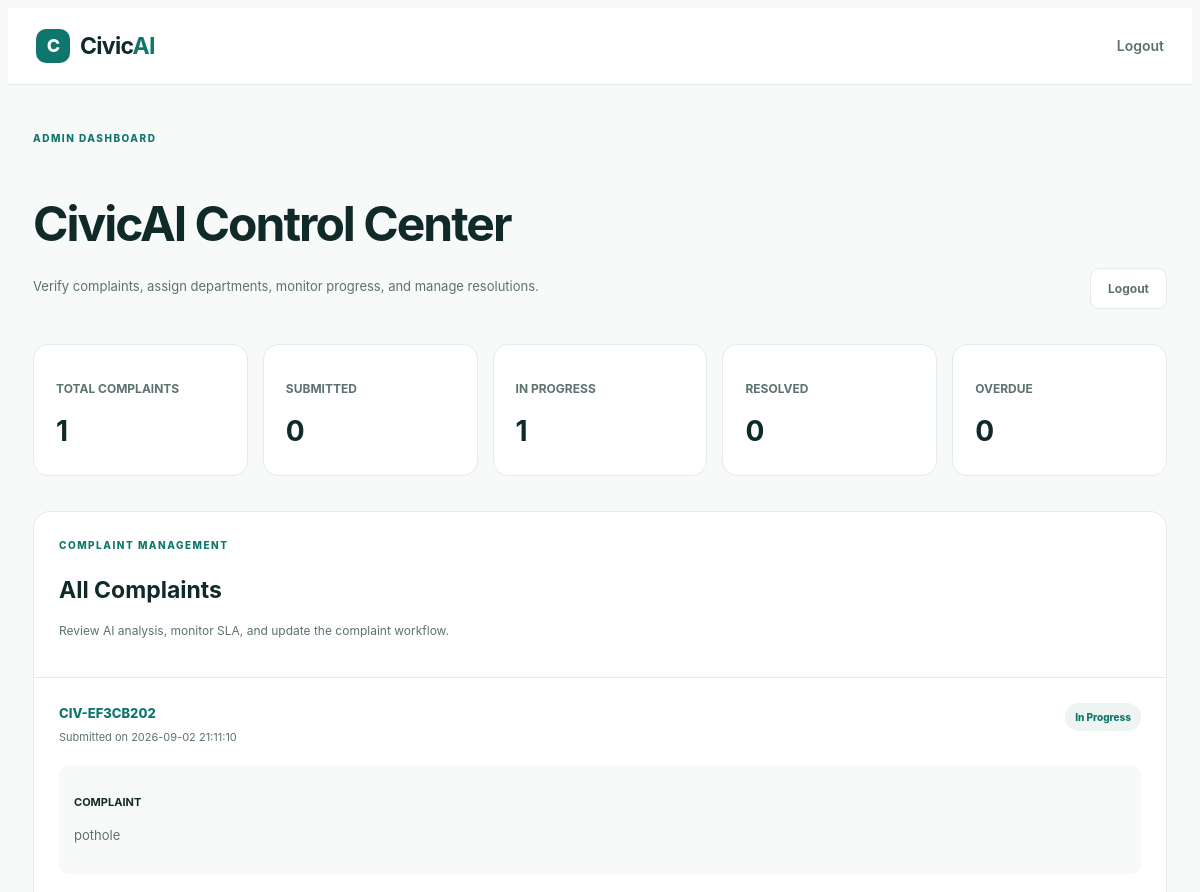
The page /admin-dashboard (signed in, upper part) on the database as committed earlier.
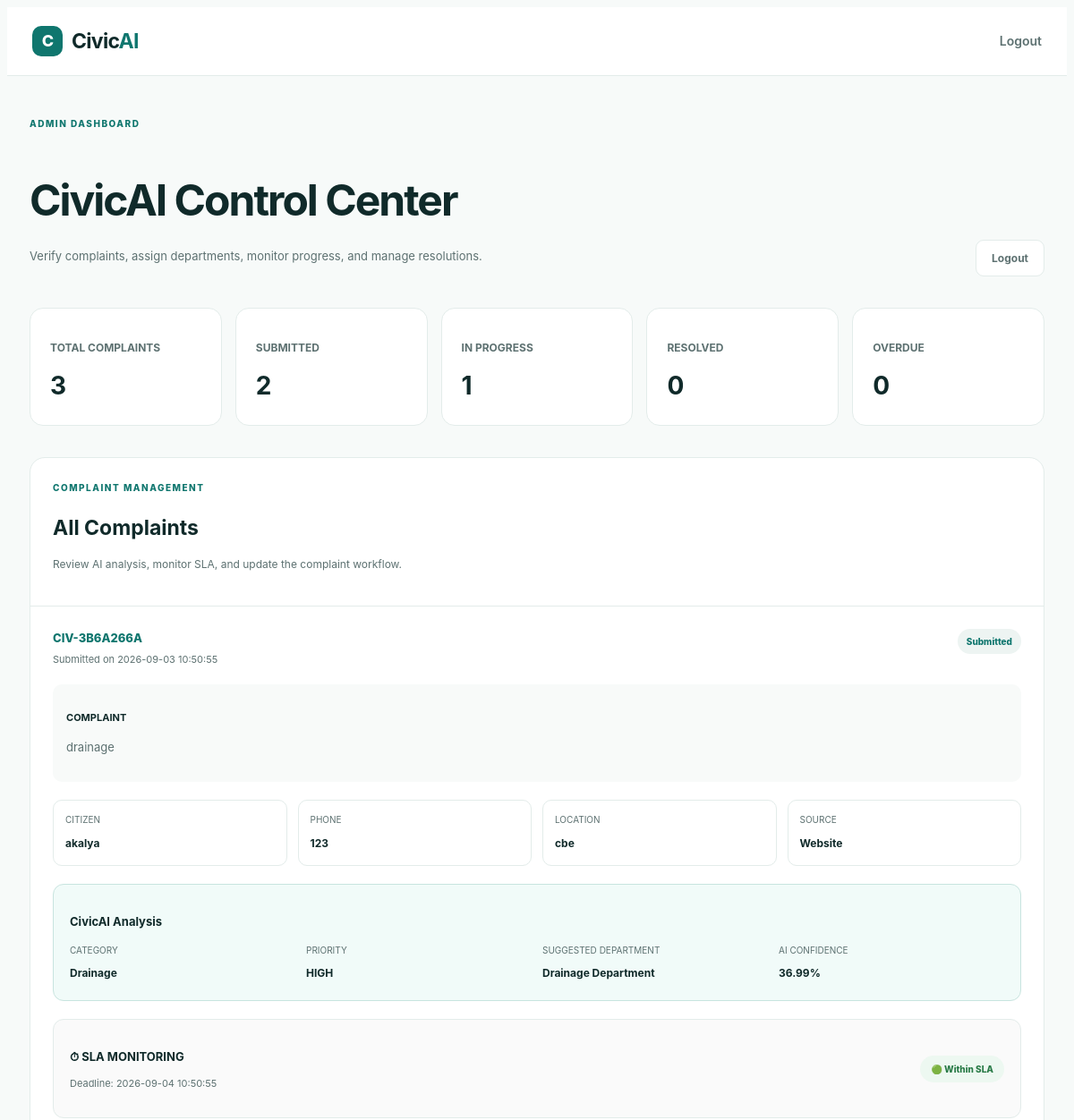
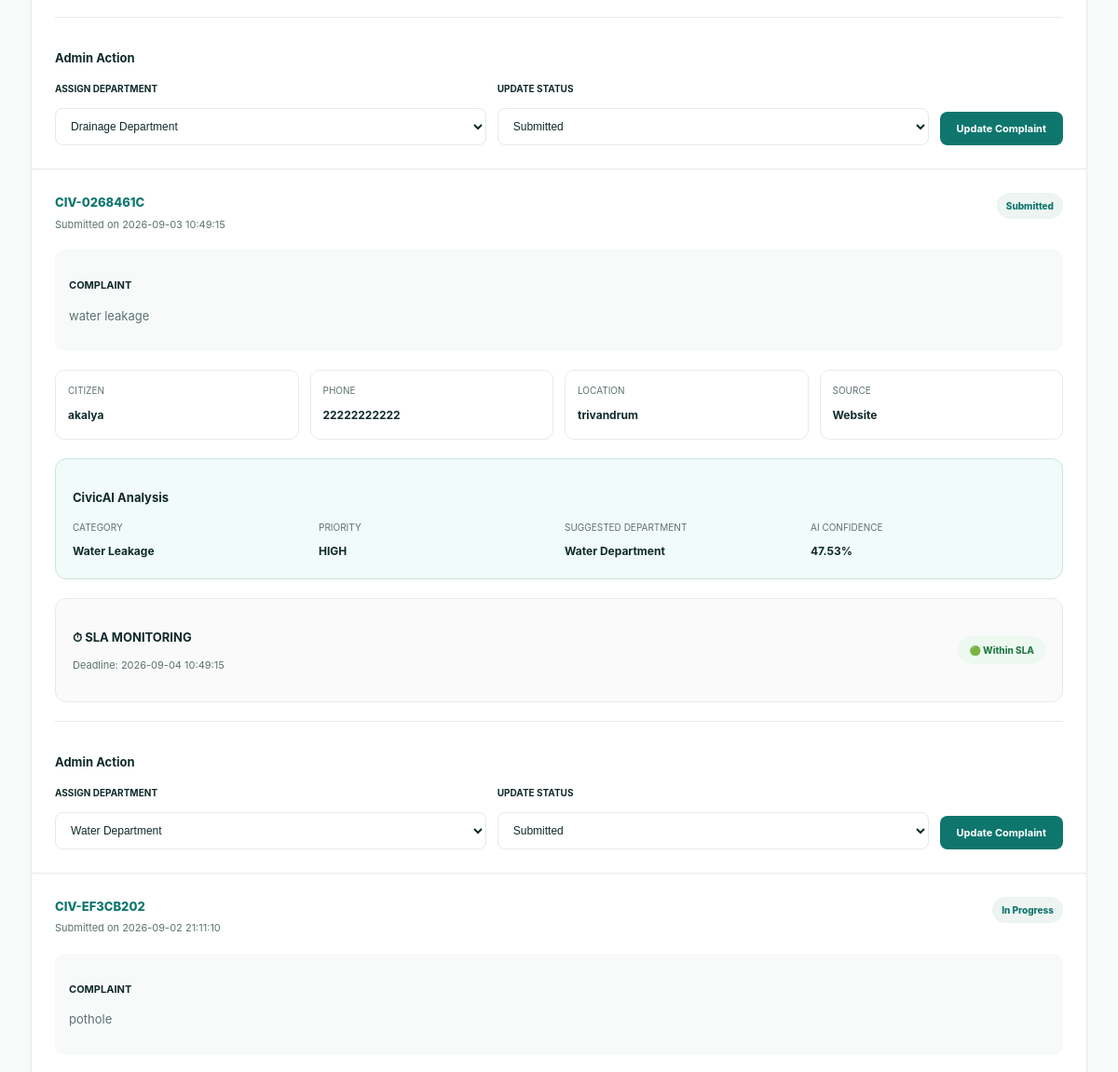
The same page on the database as committed later (2 pictures, top to bottom).
### tables this page shows
CREATE TABLE complaints (

            id INTEGER PRIMARY KEY AUTOINCREMENT,

            complaint_id TEXT UNIQUE,

            citizen_name TEXT,

            phone TEXT,

            description TEXT,

            category TEXT,

            priority TEXT,

            department TEXT,

            location TEXT,

            status TEXT,

            source TEXT,

            created_at TEXT,

            sla_deadline TEXT,

            ai_confidence REAL,

            image_path TEXT

        );

### app.py (the view)
@app.route("/admin-dashboard")
def admin_dashboard():
    if "user_id" not in session or session.get("role") != "admin":
        return redirect(url_for("login"))
    connection = get_db_connection()
    complaints = connection.execute(
        """
        SELECT *
        FROM complaints
        ORDER BY id DESC
        """
    ).fetchall()
    connection.close()
    complaint_list = []
    now = datetime.now()
    for complaint in complaints:
        complaint = dict(complaint)
        sla_status = "No SLA"
        if complaint.get("sla_deadline"):
            try:
                deadline = datetime.fromisoformat(
                    complaint["sla_deadline"]
                )
                if complaint["status"] == "Resolved":
                    sla_status = "Resolved"
                elif now > deadline:
                    sla_status = "Overdue"
                else:
                    sla_status = "Within SLA"
            except ValueError:
                sla_status = "No SLA"
        complaint["sla_status"] = sla_status
        complaint_list.append(complaint)
    total_complaints = len(complaint_list)
    submitted_count = sum(
        1 for c in complaint_list
        if c["status"] == "Submitted"
    )
    in_progress_count = sum(
        1 for c in complaint_list
        if c["status"] == "In Progress"
    )
    resolved_count = sum(
        1 for c in complaint_list
        if c["status"] == "Resolved"
    )
    overdue_count = sum(
        1 for c in complaint_list
        if c["sla_status"] == "Overdue"
    )
    within_sla_count = sum(
        1 for c in complaint_list
        if c["sla_status"] == "Within SLA"
    )
    return render_template(
        "admin_dashboard.html",
        complaints=complaint_list,
        total_complaints=total_complaints,
        submitted_count=submitted_count,
        in_progress_count=in_progress_count,
        resolved_count=resolved_count,
        overdue_count=overdue_count,
        within_sla_count=within_sla_count
    )

### app.py (called while the page is built)
def get_db_connection():
    connection = sqlite3.connect(DATABASE)
    connection.row_factory = sqlite3.Row
    return connection

### templates/admin_dashboard.html (shortened to what the changed rows need)
<!DOCTYPE html>
<html lang="en">
<head>
    <link rel="stylesheet"
          href="{{ url_for('static', filename='css/style.css') }}">
</head>
<body>
<main class="admin-page">
    <div class="admin-container">
        <section class="admin-header">
            <div>
                <h1>
                    CivicAI Control Center
                </h1>
            </div>
        </section>
        <section class="stats-grid">
            <div class="stat-card">
                <h3>
                    TOTAL COMPLAINTS
                </h3>
                <strong>
                    {{ complaints|length }}
                </strong>
            </div>
            <div class="stat-card">
                <h3>
                    SUBMITTED
                </h3>
                <strong>
                    {{ complaints|selectattr("status", "equalto", "Submitted")|list|length }}
                </strong>
            </div>
        </section>
        <section class="complaints-section">
            <div class="section-top">
                <h2>
                    All Complaints
                </h2>
            </div>
            <div class="complaint-list">
                {% if complaints %}
                    {% for complaint in complaints %}
                    <article class="complaint-card">
                        <div class="complaint-top">
                            <div>
                                <div class="complaint-id">
                                    {{ complaint["complaint_id"] }}
                                </div>
                                <div class="complaint-date">
                                    Submitted on
                                    {{ complaint["created_at"] }}
                                </div>
                            </div>
                            <div class="status">
                                {{ complaint["status"] }}
                            </div>
                        </div>
                        <div class="complaint-description">
                            <h4>
                                COMPLAINT
                            </h4>
                            <p>
                                {{ complaint["description"] }}
                            </p>
                        </div>
                        <div class="complaint-details">
                            <div class="detail-box">
                                <span>
                                    CITIZEN
                                </span>
                                <strong>
                                    {{ complaint["citizen_name"] }}
                                </strong>
                            </div>
                            <div class="detail-box">
                                <span>
                                    PHONE
                                </span>
                                <strong>
                                    {{ complaint["phone"] or "Not provided" }}
                                </strong>
                            </div>
                            <div class="detail-box">
                                <span>
                                    LOCATION
                                </span>
                                <strong>
                                    {{ complaint["location"] }}
                                </strong>
                            </div>
                            <div class="detail-box">
                                <span>
                                    SOURCE
                                </span>
                                <strong>
                                    {{ complaint["source"] }}
                                </strong>
                            </div>
                        </div>
                        <div class="ai-section">
                            <h3>
                                CivicAI Analysis
                            </h3>
                            <div class="ai-details">
                                <div class="ai-box">
                                    <span>
                                        CATEGORY
                                    </span>
                                    <strong>
                                        {{ complaint["category"] }}
                                    </strong>
                                </div>
                                <div class="ai-box">
                                    <span>
                                        PRIORITY
                                    </span>
                                    <strong>
                                        {{ complaint["priority"] }}
                                    </strong>
                                </div>
                                <div class="ai-box">
                                    <span>
                                        SUGGESTED DEPARTMENT
                                    </span>
                                    <strong>
                                        {{ complaint["department"] }}
                                    </strong>
                                </div>
                                <div class="ai-box">
                                    <span>
                                        AI CONFIDENCE
                                    </span>
                                    <strong>
                                        {{ complaint["ai_confidence"] }}%
                                    </strong>
                                </div>
                            </div>
                        </div>
                        <div class="sla-section">
                            <div class="sla-header">
                                <div>
                                    <h3>
                                        ⏱ SLA MONITORING
                                    </h3>
                                    <p>
                                        Deadline:
                                        {{ complaint["sla_deadline"] }}
                                    </p>
                                </div>
                                {% if complaint["sla_status"] == "Overdue" %}
                                    <span class="sla-overdue">
                                        🔴 Overdue
                                    </span>
                                {% elif complaint["sla_status"] == "Within SLA" %}
                                    <span class="sla-within">
                                        🟢 Within SLA
                                    </span>
                                {% else %}
                                    <span class="sla-none">
                                        No SLA
                                    </span>
                                {% endif %}
                            </div>
                        </div>
                        <div class="admin-actions">
                            <h3>
                                Admin Action
                            </h3>
                            <form
                                class="update-form"
                                action="{{ url_for(
                                    'update_complaint',
                                    complaint_id=complaint['id']
                                ) }}"
                                method="POST">
                                <div class="form-group">
                                    <label>
                                        ASSIGN DEPARTMENT
                                    </label>
                                    <select name="department">
                                        <option
                                            value="Drainage Department"
                                            {% if complaint["department"] == "Drainage Department" %}selected{% endif %}>
                                            Drainage Department
                                        </option>
                                        <option
                                            value="Water Department"
                                            {% if complaint["department"] == "Water Department" %}selected{% endif %}>
                                            Water Department
                                        </option>
                                    </select>
                                </div>
                                <div class="form-group">
                                    <label>
                                        UPDATE STATUS
                                    </label>
                                    <select name="status">
                                        <option
                                            value="Submitted"
                                            {% if complaint["status"] == "Submitted" %}selected{% endif %}>
                                            Submitted
                                        </option>
                                    </select>
                                </div>
                                <button
                                    type="submit"
                                    class="update-button">
                                    Update Complaint
                                </button>
                            </form>
                        </div>
                    </article>
                    {% endfor %}
                {% endif %}
            </div>
        </section>
    </div>
</main>
</body>
</html>

Rows that differ between the two databases and show on the page:
added complaints: complaint_id "CIV-3B6A266A", created_at "2026-09-03 10:50:55", status "Submitted", description "drainage", citizen_name "akalya", phone "123", location "cbe", source "Website", category "Drainage", priority "HIGH", department "Drainage Department", ai_confidence "36.99", sla_deadline "2026-09-04 10:50:55", shows "🟢 Within SLA"
added complaints: complaint_id "CIV-0268461C", created_at "2026-09-03 10:49:15", status "Submitted", description "water leakage", citizen_name "akalya", phone "22222222222", location "trivandrum", source "Website", category "Water Leakage", priority "HIGH", department "Water Department", ai_confidence "47.53", sla_deadline "2026-09-04 10:49:15", shows "🟢 Within SLA"
Other text that changed with them:
{{ complaints|length }}: "1" → "3"
{{ complaints|selectattr("status", "equalto", "Submitted")|list|length }}: "0" → "2"
